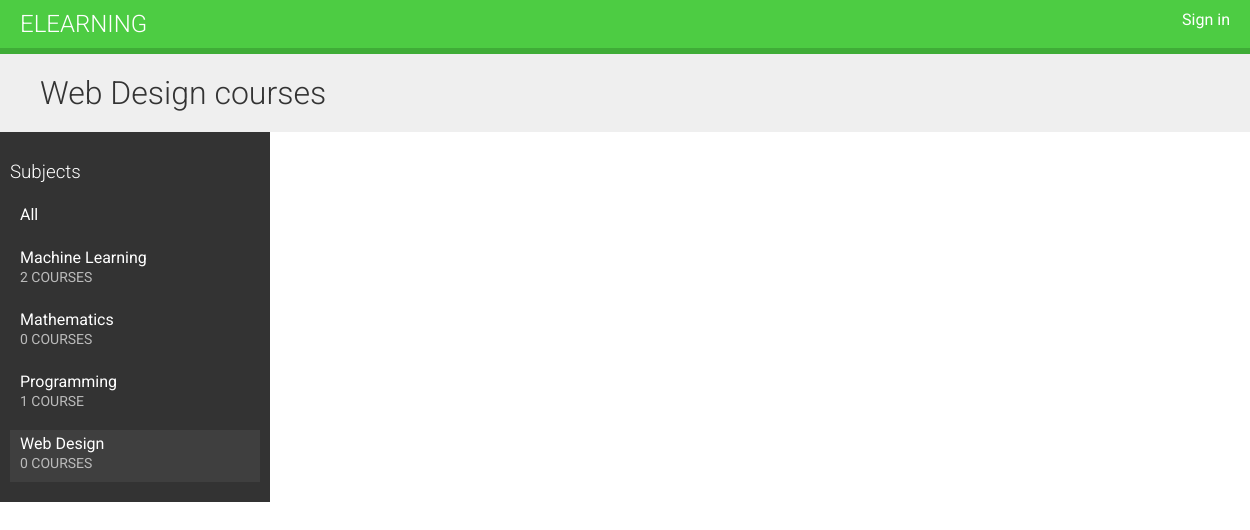
Page /course/subject/web-design/ on the earlier database version.
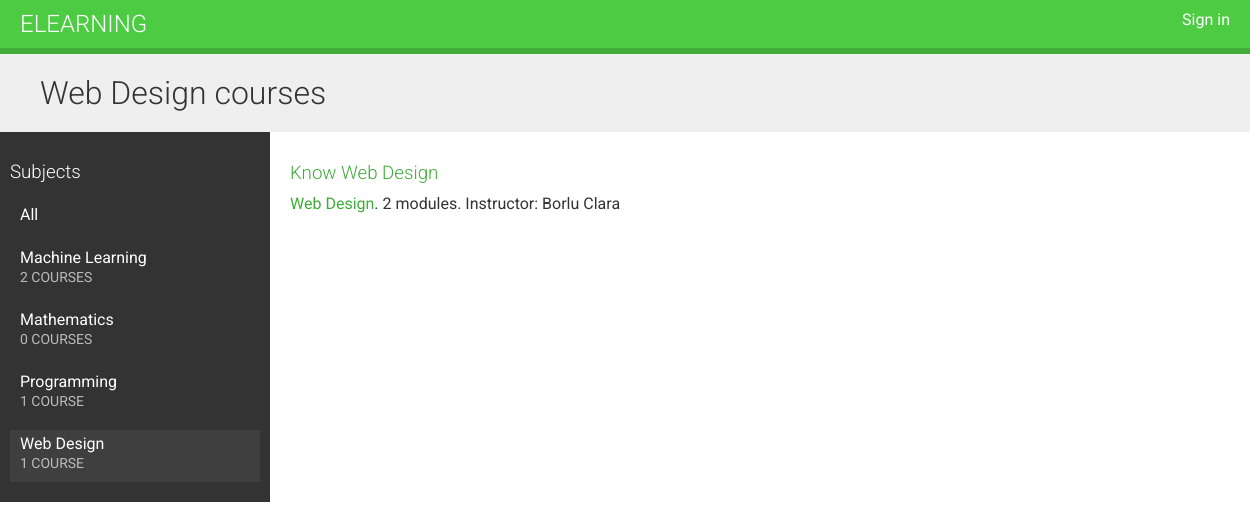
Same page on the later database version.
### courses/models.py (models this page shows, shortened)
class Subject(models.Model):
    title = models.CharField(max_length=150)
    slug = models.SlugField(max_length=150, unique=True)
    class Meta:
        ordering = ['title']
    def __str__(self):
        return self.title

class Course(models.Model):
    instructor = models.ForeignKey(User, related_name='courses_created', on_delete=models.CASCADE)
    subject = models.ForeignKey(Subject, related_name='courses', on_delete=models.CASCADE)
    title = models.CharField(max_length=150)
    slug = models.SlugField(max_length=200, unique=True)
    overview = models.TextField()
    created = models.DateTimeField(auto_now_add=True)
    students = models.ManyToManyField(User, related_name='courses_enrolled', blank=True)
    class Meta:
        ordering = ['-created']

### courses/views.py (the view)
# urls.py: path('subject/<slug:subject>/', CourseListView.as_view(), name='course_list_subject'),
class CourseListView(TemplateResponseMixin, View):
    model = Course
    template_name = 'courses/student_course_list.html'
    def get(self, request, subject=None):
        subjects = cache.get('all_subjects')
        if not subjects:
            subjects = Subject.objects.annotate(total_courses=Count('courses'))
            cache.set('all_subjects', subjects)
        all_courses = Course.objects.annotate(total_modules=Count('modules'))
        if subject:
            subject =get_object_or_404(Subject, slug=subject)
            key = f'subject_{subject.id}_courses'
            courses = cache.get(key)
            if not courses:
                courses = all_courses.filter(subject=subject)
                cache.set(key, courses)
            else:
                courses = cache.get('all_courses')
                if not courses:
                    courses = all_courses
                    cache.set('all_courses', courses)
        return self.render_to_response({'subjects':subjects, 'subject':subject,
                                        'courses':courses})

### templates/courses/student_course_list.html (shortened to what this page needs)
{% extends "_base.html" %}
{% block content %}
  <h1>
    {% if subject %}
      {{ subject.title }} courses
    {% else %}
      All courses
    {% endif %}
  </h1>
  <div class="contents">
    <h3>Subjects</h3>
    <ul id="modules">
      <li {% if not subject %}class="selected"{% endif %}>
        <a href="{% url 'all_course_list' %}">All</a>
      </li>
      {% for subj in subjects %}
        {% with subj.total_courses as total_courses %}
        <li {% if subject == subj %}class="selected"{% endif %}>
          <a href="{% url 'course_list_subject' subj.slug %}">
            {{ subj.title }}
            <br><span>{{ total_courses }} course{{ total_courses|pluralize}}</span>
          </a>
        </li>
        {% endwith %}
      {% endfor %}
    </ul>
  </div>
  <div class="module">
    {% for course in courses %}
      {% with subject=course.subject  total_modules=course.total_modules %}
        <h3>
          <a href="{% url 'course_detail' course.slug %}">
            {{ course.title }}
          </a>
        </h3>
        <p>
          <a href="{% url 'course_list_subject' subject.slug %}">{{ subject }}</a>.
            {{ total_modules }} module{{ total_modules|pluralize }}.
            Instructor: {{ course.instructor.get_full_name }}
        </p>
      {% endwith %}
    {% endfor %}
  </div>
{% endblock %}

### templates/_base.html (shortened to what this page needs)
{% load static %}
<!DOCTYPE html>
<html>
<head>
  <link href="{% static "css/base.css" %}" rel="stylesheet">
</head>
<body>
  <div id="header">
    <a href="/" class="logo">Elearning</a>
    <ul class="menu">
      {% if request.user.is_authenticated %}
        <li><a href="{% url "logout" %}">Sign out</a></li>
      {% else %}
        <li><a href="{% url "login" %}">Sign in</a></li>
      {% endif %}
    </ul>
  </div>
  <div id="content">
    {% block content %}
    {% endblock %}
  </div>
</body>
</html>

### static/css/base.css (style rules this page uses)
body { margin:0; font-family:'Roboto', sans-serif; font-weight:400; color:#333; }
a { color:#3fad37; text-decoration:none; }
ul { float:left; }
h1, h2, h3, h4, h5, h6 { font-family:'Roboto', sans-serif; font-weight:300; }
h1 { background:#efefef; width:100%; overflow:auto; padding:20px 0 20px 40px; margin:0; }
.module { padding:10px 20px; float:left; width:600px; }
.module h3 { margin:20px 0 0; padding:0; width:100%; }
.module p { margin:10px 0 20px; width:100%; float:left; }
#header { background:#4dcc43; overflow:auto; padding:10px 20px; border-bottom:6px solid #3fad37; }
#header .logo { text-decoration:none; font-family:'Roboto', sans-serif; font-weight:300; text-transform:uppercase; font-size:24px; color:#fff; float:left; }
#header a { color:#fff; }
#header .menu { list-style:none; float:right; margin:0; padding:0; }
.contents { width:20%; padding:10px; float:left; background:#333; color: #fff; font-family:'Roboto', sans-serif; }
.contents ul { list-style:none; margin:0; padding:0; width:100%; }
.contents ul li { margin:0 0 10px 0; padding:4px 10px 10px; overflow:auto; cursor:move; }
.contents ul li.selected { background:#3f3f3f; }
.contents ul span { text-transform:uppercase; color:#bbb; font-size:14px; }
.contents ul a { display:block; color:#fff; text-decoration:none; }

Differences in the rows shown:
computed for Subject "Web Design": total_courses "0" → "1"
added Course: title "Know Web Design", subject "Web Design", total_modules "2", instructor.get_full_name "Borlu Clara"
